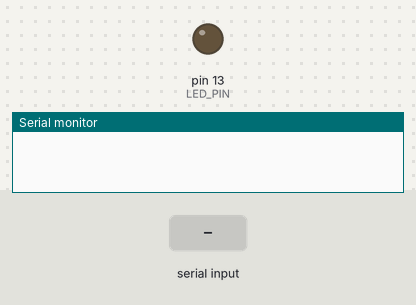
Recording of a sketch running on a simulated Arduino Uno, built with avr-gcc and run on an emulated ATmega328P. Parts: output pins drawn as LEDs (lit = HIGH), the last lines printed to the serial monitor. The test bench sets the inputs (shaded band).

Above: at 1.2 s.
1.3 s: "90,45\n" received over Serial
At 4.2 s:
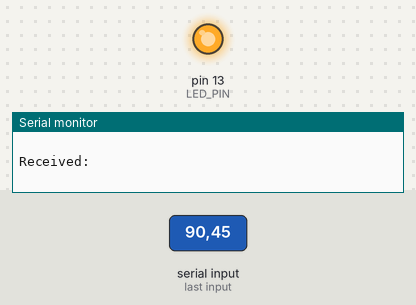
Timing chart, 0 to 5.7 s (numbered marks = the images above; inputs shaded):
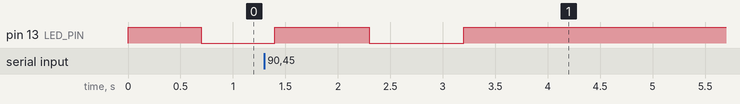

The sketch:

butler.ino.ino
```cpp
const int LED_PIN = 13;
int coefficient = 7;

void setup() {
  pinMode(LED_PIN, OUTPUT);
  Serial.begin(115200);
}

void loop() {
  if(Serial.available()){
    coefficient = Serial.read() - '0';
    Serial.println("Received: " + coefficient);
  }
  digitalWrite(LED_PIN, HIGH);
  delay(coefficient*100);
  digitalWrite(LED_PIN, LOW);
  delay(coefficient*100);
}
```
